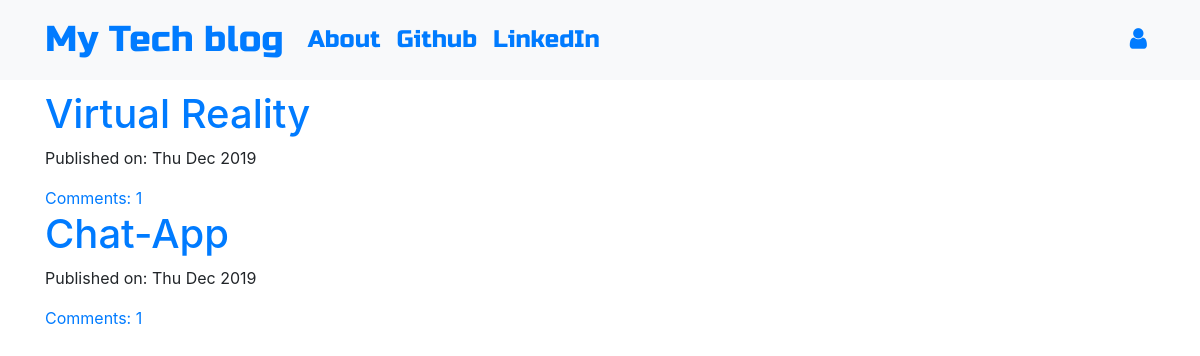
The page / on the database its author committed.
### blog/models.py (models this page shows, shortened)
class Post(models.Model):
    author = models.ForeignKey('auth.User',on_delete=models.CASCADE)
    title = models.CharField(max_length=200)
    text = models.TextField()
    created_date = models.DateTimeField(default=timezone.now)
    published_date = models.DateTimeField(blank=True, null=True)
    def approve_comments(self):
        return self.comments.filter(approved_comment=True)

### blog/views.py (the view)
# urls.py: path('',views.PostListView.as_view(),name='post_list'),
class PostListView(ListView):
    model = Post
    def get_queryset(self):
        return Post.objects.filter(published_date__lte=timezone.now()).order_by('-published_date')

### blog/templates/blog/post_list.html
{% extends 'blog/base.html' %}
{% block content %}
<div class="centerstage">
    {% for post in post_list %}
        <div class="post">
            <h1><a href="{% url 'post_detail' pk=post.pk %}">{{ post.title }}</a></h1>
            <div class="date">
                <p>Published on: {{ post.published_date|date:"D M Y"}}</p>
            </div>
            <a href="{% url 'post_detail' pk=post.pk %}">Comments: {{ post.approve_comments.count }}</a>
        </div>
    {% endfor %}
</div>
{% endblock %}

### blog/templates/blog/base.html (shortened to what this page needs)
<!DOCTYPE html>
{% load static %}
<html>
  <head>
    <link rel="stylesheet" href="https://stackpath.bootstrapcdn.com/bootstrap/4.1.3/css/bootstrap.min.css"
>
    <link href="https://maxcdn.bootstrapcdn.com/font-awesome/4.7.0/css/font-awesome.min.css" rel="stylesheet">
    <link rel="stylesheet" href="//cdn.jsdelivr.net/medium-editor/latest/css/medium-editor.min.css" type="text/css" media="screen" charset="utf-8">
    <link rel="stylesheet" href="{% static 'css/blog.css' %}">
  </head>
  <body class='loader'>
    <nav class="navbar navbar-expand-lg bg-light techfont">
      <div class="container">
        <div class="navbar-nav align-items-center">
          <a class="navbar-brand bigbrand" href="{% url 'post_list' %}">My Tech blog</a>
          <a class="nav-item nav-link" href="{% url 'about' %}">About</a>
          <a class="nav-item nav-link" href="https://www.github.com">Github</a>
          <a class="nav-item nav-link" href="https://www.linkedin.com">LinkedIn</a>
        </div>
        <div class="navbar-nav align-items-center ml-auto">
          {% if user.is_authenticated %}
            <a class="nav-item nav-link" href="{% url 'post_new' %}">New Post</a>
            <a class="nav-item nav-link" href="{% url 'post_draft_list' %}">Drafts</a>
            <a class="nav-item nav-link" href="{% url 'logout' %}">Log out</a>
            <a >Welcome: {{ user.username }}</a>
          {% else %}
            <a class="nav-item nav-link" href="{% url 'login' %}" aria-label="Login">
              <span class="fa fa-user" aria-hidden="true"></span></a>
          {% endif %}
        </div>
      </div>
    </nav>
          <div class="content container">
              <div class="row">
                  <div class="col-md-8">
                    <div class="blog_posts">
                      {% block content %}
                      {% endblock %}
                    </div>
                  </div>
              </div>
          </div>
  </body>
</html>

### blog/static/css/blog.css (style rules this page uses)
.techfont { font-family: 'Russo One', sans-serif; font-size: 1.5em; margin-bottom: 10px; }
.centerstage { margin-left: auto; margin-right: auto; }
.bigbrand { font-size: 1.5em; }
.loader { filter:hue-rotate(0deg); color: linear-gradient(45deg,#0f8,#08f); animation:hue 5000ms infinite linear; }

### rows shown on the page
Post: title "Virtual Reality", published_date "Thu Dec 2019", approve_comments.count "1"
Post: title "Chat-App", published_date "Thu Dec 2019", approve_comments.count "1"
